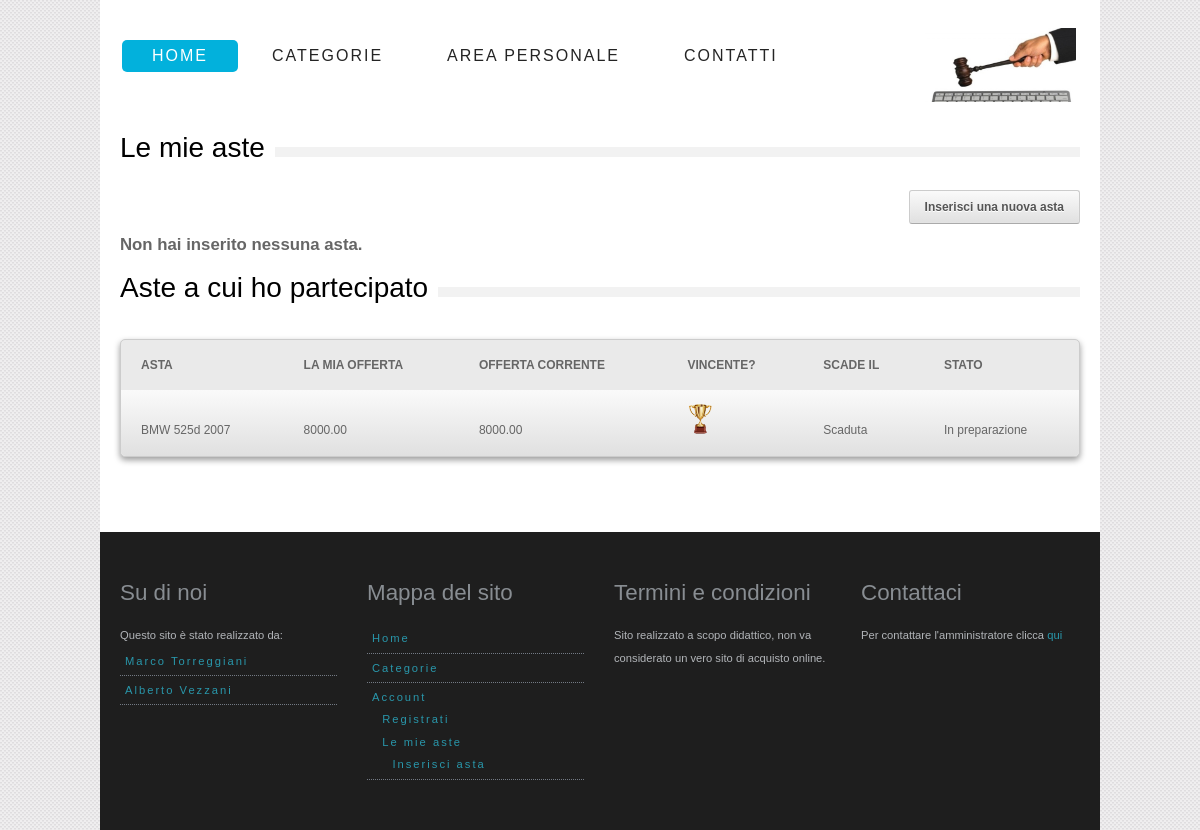
The page /account/riepilogo/ (signed in) on the database as committed earlier.
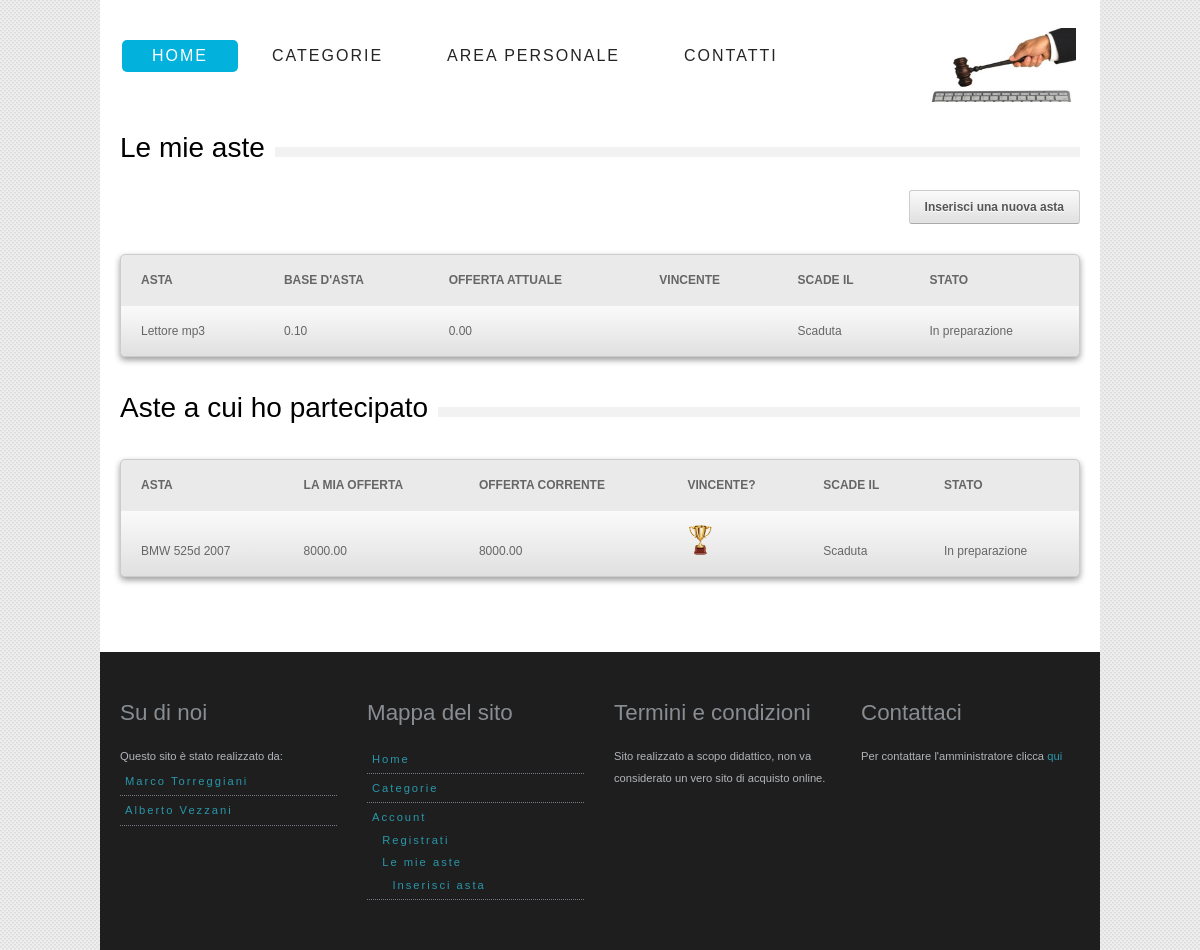
The same page on the database as committed later.
### AsteOnLine/models.py (models this page shows, shortened)
class Asta (models.Model):
    creatore = models.ForeignKey(MyUser)
    titolo = models.CharField(max_length=140)
    descrizione = models.TextField(max_length=600)
    foto = models.ImageField(upload_to=get_nome, default=settings.NO_MEDIA)
    data_apertura = models.DateTimeField(default=timezone.now)
    data_chiusura = models.DateTimeField(default=timezone.now()+datetime.timedelta(days=1))
    categoria= models.ForeignKey(Categoria)
    base_asta = models.DecimalField(max_digits=8,decimal_places=2,default=0.10)
    offerta_corrente = models.DecimalField(max_digits=8,decimal_places=2,default=0.00)
    stato = models.CharField(max_length=15, choices=SCELTE_STATO, default=SCELTE_STATO[0])
    def image_tag(self):
        return u'<p align ="center"><img src="%s" width ="100px" align ="middle"/></p>' % self.foto.url
    image_tag.short_description = 'Foto'
    image_tag.allow_tags = True
    class Meta:
        verbose_name_plural = 'Aste'
    def attiva(self):
        return self.data_chiusura>timezone.now()
    attiva.admin_order_field = '-data_chiusura'
    attiva.boolean = True
    attiva.short_description = 'Attiva?'

class Puntata (models.Model):
    importo = models.DecimalField(max_digits=8,decimal_places=2)
    data = models.DateTimeField(default=timezone.now)
    utente = models.ForeignKey(MyUser)
    asta = models.ForeignKey(Asta)
    class Meta:
        verbose_name_plural = 'Puntate'
        unique_together=('importo','asta')

### GestioneUtenti/views.py (the view)
@login_required(login_url='/account/login')
def riepilogo(request):
    utente=request.user
    myaste=Asta.objects.filter(creatore=utente)
    ast=myaste.values()
    p=[]
    for i in xrange(len(myaste)):
        a=ast[i]
        print a
        if a['data_chiusura']<=timezone.now():
            a['data_chiusura']='Scaduta'
        try:
            a['vincente']=Puntata.objects.filter(asta=myaste[i]).last().utente.username
        except AttributeError:
            a['vincente']=""
        p.append(a)
    puntate=Puntata.objects.filter(utente=utente).order_by('-data')
    dettagli=[]
    for punt in puntate:
        det={}
        astx=punt.asta
        det['offerta_corrente']=Puntata.objects.filter(asta=astx).last().importo
        det['titolo']= punt.asta.titolo
        det['puntata']=punt.importo
        if punt.asta.data_chiusura <= timezone.now():
            det['scadenza']='Scaduta'
        else:
            det['scadenza']=punt.asta.data_chiusura
        det['vincente']= det['puntata'] == det['offerta_corrente']
        det['id_asta']=punt.asta.pk
        det['stato']=punt.asta.stato
        dettagli.append(det)
    context={'myaste':p, 'puntate':dettagli}
    return render(request, 'GestioneUtenti/riepilogo.html',context)

### GestioneUtenti/templates/GestioneUtenti/riepilogo.html (shortened to what this page needs)
{% extends "GestioneUtenti/base.html" %}
{% load staticfiles %}
{% block body %}
    <div class="one last">
    <div class="heading_bg">
                    <h2>Le mie aste</h2>
                </div>
    <p align="right"><a href="{% url 'GestioneUtenti:nuovaasta' %}" class="button">Inserisci una nuova asta</a> </p>
    {% if myaste %}
        <table border="0">
            <th>Asta</th>
            <th>Base d'asta</th>
            <th>Offerta attuale</th>
            <th>Vincente</th>
            <th>Scade il</th>
            <th>Stato</th>
            {% for asta in myaste %}
                <tr onclick="location.href='{% url 'AsteOnLine:offerta' asta.id %}'">
                    <td>{{ asta.titolo }}</td>
                    <td>{{ asta.base_asta }}</td>
                    <td>{{ asta.offerta_corrente }}</td>
                    <td>{{ asta.vincente }}</td>
                    <td>{{ asta.data_chiusura }}</td>
                    <td>{{ asta.stato }}</td>
                </tr>
            {% endfor %}
        </table>
    {% else %}
        <h4>Non hai inserito nessuna asta.</h4>
    {% endif %}
    </div>
    <div class="one last">
    <div class="heading_bg">
                    <h2>Aste a cui ho partecipato</h2>
                </div>
        {% if puntate %}
        <table border="0">
            <th>Asta</th>
            <th>La mia offerta</th>
            <th>Offerta corrente</th>
            <th>Vincente?</th>
            <th>Scade il</th>
            <th>Stato</th>
            {% for puntata in puntate %}
                <tr onclick="location.href='{% url 'AsteOnLine:offerta' puntata.id_asta %}'">
                    <td>{{ puntata.titolo }}</td>
                    <td>{{ puntata.puntata }}</td>
                    <td>{{ puntata.offerta_corrente }}</td>
                    <td>
                        {% if puntata.vincente %}
                            <img src="{% static 'GestioneUtenti/icone/coppa.png' %}" height="30px" >
                        {% endif %}
                    </td>
                    <td>{{ puntata.scadenza }}</td>
                    <td>{{ puntata.stato }}</td>
                </tr>
            {% endfor %}
        </table>
    {% else %}
        <h4>Non hai partecipato a nessuna asta.</h4>
    {% endif %}
    </div>
{% endblock %}

### GestioneUtenti/templates/GestioneUtenti/base.html (shortened to what this page needs)
<!DOCTYPE HTML>
<head>
    {% load staticfiles %}
    <link rel="stylesheet" type="text/css" media="screen" href="{% static 'GestioneUtenti/css/style.css' %}">
    <link rel="stylesheet" type="text/css" media="screen" href="{% static 'GestioneUtenti/css/simple_menu.css' %}">
</head>
<body>
<div class="header">
  <div id="site_title"><a href="{% url 'AsteOnLine:index' %}"> <img src="{% static 'GestioneUtenti/img/logo.jpg' %}" alt="" width="auto" height="100"></a> </div>
  <ol id="menu">
    <li class="active_menu_item"><a href="{% url 'AsteOnLine:index' %}" style="color:#FFF">Home</a></li>
    <li><a href="{% url 'AsteOnLine:categorie' %}">Categorie</a>
    <li><a href="{% url 'GestioneUtenti:profilo' %}">Area Personale</a>
    </li>
    <li><a href="{% url 'AsteOnLine:contatti' %}">Contatti</a></li>
  </ol>
</div>
<div id="container">
    {% block body %}
    {% endblock %}
    <div style="clear:both; height: 40px"></div>
</div>
<div id="footer">
    <div class="one-fourth">
        <h3>Su di noi</h3>
        Questo sito &egrave; stato realizzato da:
        <ul class="footer_links">
            <li><a href="https://github.com/IlTorre/" target="_blank">Marco Torreggiani</a></li>
            <li><a href="https://github.com/B1gEyedF1sh" target="_blank">Alberto Vezzani</a></li>
        </ul>
    </div>
    <div class="one-fourth">
        <h3>Mappa del sito</h3>
        <ul class="footer_links">
            <li><a href="{% url 'AsteOnLine:index' %}">Home</a></li>
            <li><a href="{% url 'AsteOnLine:categorie' %}">Categorie</a></li>
            <li>
                <a href="{% url 'GestioneUtenti:profilo' %}" >Account</a><br />
                    <a href="{% url 'GestioneUtenti:registrazione' %}">&nbsp;&nbsp;Registrati</a><br />
                    <a href="{% url 'GestioneUtenti:riepilogo' %}">&nbsp;&nbsp;Le mie aste</a><br />
                    <a href="{% url 'GestioneUtenti:nuovaasta' %}">&nbsp;&nbsp;&nbsp;&nbsp;Inserisci asta</a>
            </li>
        </ul>
    </div>
    <div class="one-fourth">
        <h3>Termini e condizioni</h3>
        Sito realizzato a scopo didattico, non va considerato un vero sito di acquisto online.
    </div>
    <div class="one-fourth last">
        <h3>Contattaci</h3>
        Per contattare l'amministratore clicca <a href="{% url 'AsteOnLine:contatti' %}">qui</a>
    </div>
</div>
</body>
</html>

### GestioneUtenti/static/GestioneUtenti/css/style.css (style rules this page uses)
html,body,div,span,applet,object,iframe,h1,h2,h3,h4,h5,h6,p,blockquote,pre,a,abbr,acronym,address,big,cite,code,del,dfn,em,font,img,ins,kbd,q,s,samp,small,strike,strong,sub,sup,tt,var,dl,dt,dd,ol,ul,li,fieldset,form,label,legend,table,caption,tbody,tfoot,thead,tr,th,td { margin:0;padding:0;border:0;outline:0;font-weight:inherit;font-style:inherit;font-family:inherit;vertical-align:baseline }
ol,ul,li { list-style-type:none }
table { border-collapse:separate;border-spacing:0 }
caption,th,td { text-align:left;font-weight:400 }
body { font-family: Arial, Helvetica, sans-serif; font-size: .875em; line-height: 1.6em; background: #fff url(../img/body_bg.png) fixed; color: #666; }
#container { font-size: 1em; width:960px; background: #FFF; padding: 15px 20px; margin: auto; position: relative; clear: both }
.header { font-family:"QuicksandBook", Tahoma, Verdana, Arial, sans-serif; font-size: 10px; width: 960px; padding: 40px 20px 30px; margin: 0 auto; border-radius: 0; background: #FFF; position: relative; text-transform: uppercase; text-shadow: 1px 1px 1px rgba(0,0,0,0.8); }
#site_title { width: 125px; height: 51px; position:absolute; top: 28px; right: 50px }
#site_title img { float: left }
#footer { font-size: .8em; width: 960px; margin: auto; padding: 30px 20px 50px; clear: both; color: #b2b5b9; background: #1e1e1e; }
h1, h2, h3, h4 { font-family: "QuicksandBook", Arial, sans-serif }
h2, h3 { margin: 20px 0; color: #000; font-weight: normal; text-transform:normal }
h2 { font-size: 2em }
h3 { font-size: 2em }
.heading_bg { background: url(../img/heading_bg.png) repeat-x 0 30px }
.heading_bg h1, .heading_bg h2, .heading_bg h3, .heading_bg h4 { background: #FFF; padding-right: 10px; display: inline-block }
#footer h3 { color: #888d92 }
p { padding: 10px 0; font-size: 1em; }
a { color: #2997AB; text-decoration: none }
table { background:#eaeaea; font-family: Arial, Helvetica, sans-serif; width: 100%; font-size: 12px; margin:20px 0; border-collapse: separate; border:#ccc 1px solid; -moz-border-radius:5px; -webkit-border-radius:5px; border-radius:5px; -moz-box-shadow:0 3px 6px rgba(0, 0, 0, 0.4); box-shadow:0 3px 6px rgba(0, 0, 0, 0.4) }
table th { padding:14px 20px; text-transform:uppercase; font-weight: bold }
table td { background-image: -moz-linear-gradient(top, #fafafa, #E0E0E0); background-image: -webkit-gradient(linear, 0% 0%, 0% 100%, from(#fafafa), to(#E0E0E0)); background-image: -webkit-linear-gradient(top, #fafafa, #E0E0E0); background-image: -ms-linear-gradient(top, #fafafa, #E0E0E0); background-image: -o-linear-gradient(top, #fafafa, #E0E0E0); filter: progid:DXImageTransform.Microsoft.gradient(startColorstr='#fafafa', endColorstr='#E0E0E0'); padding: 14px 20px }
table tr:last-child td:first-child { -moz-border-radius-bottomleft: 5px; -webkit-border-bottom-left-radius: 5px; border-bottom-left-radius: 5px }
table tr:last-child td:last-child { -moz-border-radius-bottomright: 5px; -webkit-border-bottom-right-radius:5px; border-bottom-right-radius: 5px }
.button { -moz-border-bottom-colors: none; -moz-border-image: none; -moz-border-left-colors: none; -moz-border-right-colors: none; -moz-border-top-colors: none; border-color: #CCCCCC #CCCCCC #AAAAAA; border-radius: 3px 3px 3px 3px; border-style: solid; border-width: 1px; box-shadow: 0 0 1px #FFFFFF inset; color: #555555; font-weight: bold; text-decoration: none; padding: 5px 15px; font-size: 12px; display: inline-block; text-shadow: 0 0 0 transparent, 0 1px 0 #FFFFFF; background-image: -moz-linear-gradient(top, #fafafa, #E0E0E0); background-image: -webkit-gradient(linear, 0% 0%, 0% 100%, from(#fafafa), to(#E0E0E0)); background-image: -webkit-linear-gradient(top, #fafafa, #E0E0E0); background-image: -ms-linear-gradient(top, #fafafa, #E0E0E0); background-image: -o-linear-gradient(top, #fafafa, #E0E0E0); filter: progid:DXImageTransform.Microsoft.gradient(startColorstr='#fafafa', endColorstr='#E0E0E0') }
.one, .one-half, .two-third, .one-third, .one-fourth, .one-fifth, .one-sixth ,.inner-content, .one-third-big { float:left; }
.one-half, .two-third, .one-third, .one-fourth, .one-fifth, .one-sixth, .inner-content,.one-third-big { margin-right: 30px; }
.one { width:960px; }
.one-fourth { width:217px; }
.last { margin-right: 0px!important; }

Rows that differ between the two databases and show on the page:
added Asta: titolo "Lettore mp3", base_asta "0.10", offerta_corrente "0.00", data_chiusura "Scaduta", stato "In preparazione"
Other text that changed with them:
text no longer shown: "Non hai inserito nessuna asta."
text now shown: "ASTA BASE D'ASTA OFFERTA ATTUALE VINCENTE SCADE IL STATO"
